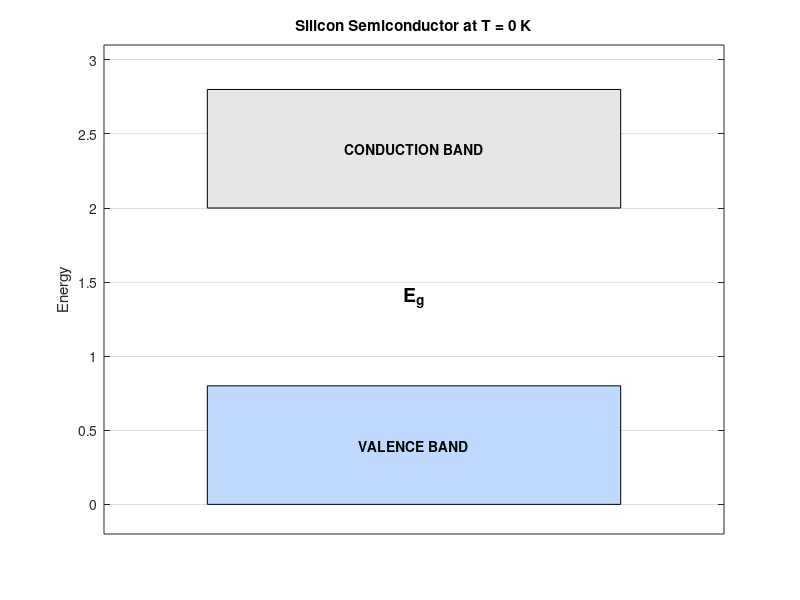

MATLAB code for this plot:
%% Silicon at T = 0 K
figure('Color','w');
hold on; grid on; box on;

% Valence band
patch([-1 1 1 -1],[0 0 0.8 0.8],[0.75 0.85 1.0], ...
      'EdgeColor','k');
text(0,0.4,'VALENCE BAND','HorizontalAlignment','center', ...
     'FontWeight','bold');

% Conduction band
patch([-1 1 1 -1],[2 2 2.8 2.8],[0.9 0.9 0.9], ...
      'EdgeColor','k');
text(0,2.4,'CONDUCTION BAND','HorizontalAlignment','center', ...
     'FontWeight','bold');

% Bandgap
text(0,1.4,'E_g','HorizontalAlignment','center', ...
     'FontSize',14,'FontWeight','bold');

ylabel('Energy');
title('Silicon Semiconductor at T = 0 K');
xlim([-1.5 1.5]);
ylim([-0.2 3.1]);
xticks([]);
hold off;
